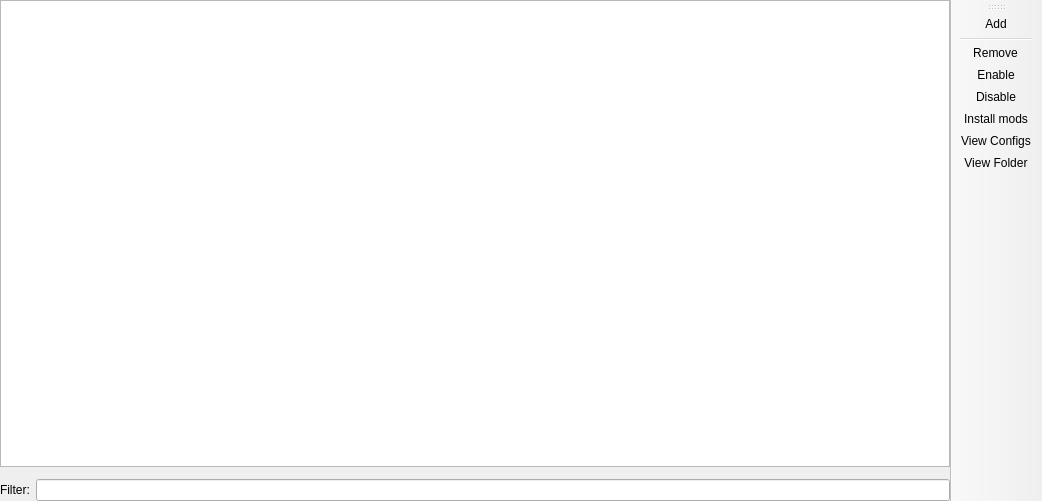
<?xml version="1.0" encoding="UTF-8"?>
<ui version="4.0">
 <class>ModFolderPage</class>
 <widget class="QMainWindow" name="ModFolderPage">
  <property name="geometry">
   <rect>
    <x>0</x>
    <y>0</y>
    <width>1042</width>
    <height>501</height>
   </rect>
  </property>
  <widget class="QWidget" name="centralwidget">
   <layout class="QGridLayout" name="gridLayout">
    <property name="leftMargin">
     <number>0</number>
    </property>
    <property name="topMargin">
     <number>0</number>
    </property>
    <property name="rightMargin">
     <number>0</number>
    </property>
    <property name="bottomMargin">
     <number>0</number>
    </property>
    <item row="4" column="1" colspan="3">
     <layout class="QGridLayout" name="gridLayout_2">
      <item row="0" column="1">
       <widget class="QLineEdit" name="filterEdit">
        <property name="clearButtonEnabled">
         <bool>true</bool>
        </property>
       </widget>
      </item>
      <item row="0" column="0">
       <widget class="QLabel" name="filterLabel">
        <property name="text">
         <string>Filter:</string>
        </property>
       </widget>
      </item>
     </layout>
    </item>
    <item row="2" column="1" colspan="3">
     <widget class="MCModInfoFrame" name="frame">
      <property name="sizePolicy">
       <sizepolicy hsizetype="Preferred" vsizetype="Minimum">
        <horstretch>0</horstretch>
        <verstretch>0</verstretch>
       </sizepolicy>
      </property>
     </widget>
    </item>
    <item row="1" column="1" colspan="3">
     <widget class="ModListView" name="modTreeView">
      <property name="sizePolicy">
       <sizepolicy hsizetype="Expanding" vsizetype="Expanding">
        <horstretch>0</horstretch>
        <verstretch>0</verstretch>
       </sizepolicy>
      </property>
      <property name="acceptDrops">
       <bool>true</bool>
      </property>
      <property name="dragDropMode">
       <enum>QAbstractItemView::DropOnly</enum>
      </property>
     </widget>
    </item>
   </layout>
  </widget>
  <widget class="WideBar" name="actionsToolbar">
   <property name="windowTitle">
    <string>Actions</string>
   </property>
   <property name="toolButtonStyle">
    <enum>Qt::ToolButtonTextOnly</enum>
   </property>
   <attribute name="toolBarArea">
    <enum>RightToolBarArea</enum>
   </attribute>
   <attribute name="toolBarBreak">
    <bool>false</bool>
   </attribute>
   <addaction name="actionAdd"/>
   <addaction name="separator"/>
   <addaction name="actionRemove"/>
   <addaction name="actionEnable"/>
   <addaction name="actionDisable"/>
   <addaction name="actionInstall_mods"/>
   <addaction name="actionView_configs"/>
   <addaction name="actionView_Folder"/>
  </widget>
  <action name="actionAdd">
   <property name="text">
    <string>&amp;Add</string>
   </property>
   <property name="toolTip">
    <string>Add mods</string>
   </property>
  </action>
  <action name="actionRemove">
   <property name="text">
    <string>&amp;Remove</string>
   </property>
   <property name="toolTip">
    <string>Remove selected mods</string>
   </property>
  </action>
  <action name="actionEnable">
   <property name="text">
    <string>&amp;Enable</string>
   </property>
   <property name="toolTip">
    <string>Enable selected mods</string>
   </property>
  </action>
  <action name="actionDisable">
   <property name="text">
    <string>&amp;Disable</string>
   </property>
   <property name="toolTip">
    <string>Disable selected mods</string>
   </property>
  </action>
  <action name="actionView_configs">
   <property name="text">
    <string>View &amp;Configs</string>
   </property>
   <property name="toolTip">
    <string>Open the 'config' folder in the system file manager.</string>
   </property>
  </action>
  <action name="actionView_Folder">
   <property name="text">
    <string>View &amp;Folder</string>
   </property>
  </action>
  <action name="actionInstall_mods">
   <property name="text">
    <string>Install mods</string>
   </property>
   <property name="toolTip">
    <string>Install mods from Modrinth or Curseforge</string>
   </property>
  </action>
 </widget>
 <customwidgets>
  <customwidget>
   <class>ModListView</class>
   <extends>QTreeView</extends>
   <header>ui/widgets/ModListView.h</header>
  </customwidget>
  <customwidget>
   <class>MCModInfoFrame</class>
   <extends>QFrame</extends>
   <header>ui/widgets/MCModInfoFrame.h</header>
   <container>1</container>
  </customwidget>
  <customwidget>
   <class>WideBar</class>
   <extends>QToolBar</extends>
   <header>ui/widgets/WideBar.h</header>
  </customwidget>
 </customwidgets>
 <tabstops>
  <tabstop>modTreeView</tabstop>
  <tabstop>filterEdit</tabstop>
 </tabstops>
 <resources/>
 <connections/>
</ui>
